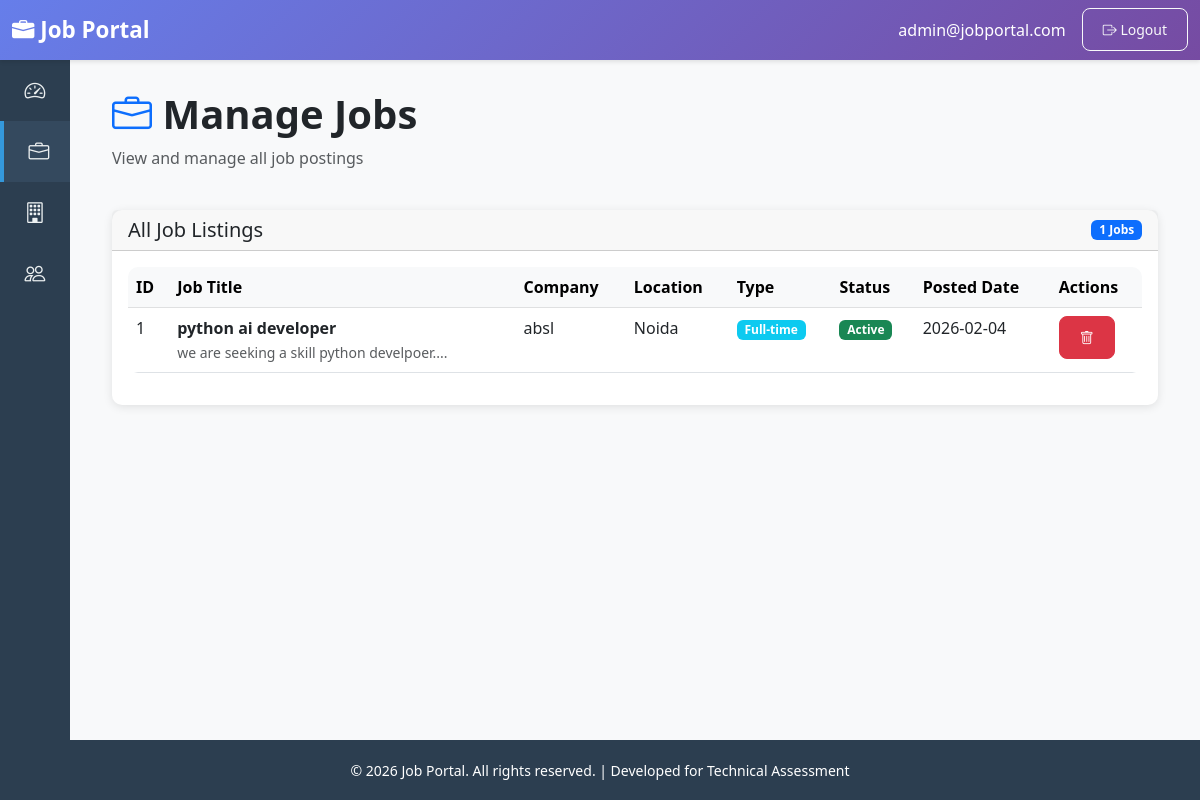
Page /admin/jobs (signed in) on the committed database.
### tables this page shows
CREATE TABLE jobs (
            id INTEGER PRIMARY KEY AUTOINCREMENT,
            employer_id INTEGER NOT NULL,
            title TEXT NOT NULL,
            description TEXT NOT NULL,
            requirements TEXT,
            location TEXT,
            salary_range TEXT,
            job_type TEXT,
            status TEXT DEFAULT 'active' CHECK(status IN ('active', 'closed')),
            created_at TIMESTAMP DEFAULT CURRENT_TIMESTAMP,
            FOREIGN KEY (employer_id) REFERENCES employers(id) ON DELETE CASCADE
        );

CREATE TABLE employers (
            id INTEGER PRIMARY KEY AUTOINCREMENT,
            user_id INTEGER NOT NULL,
            company_name TEXT NOT NULL,
            contact_person TEXT,
            phone TEXT,
            address TEXT,
            FOREIGN KEY (user_id) REFERENCES users(id) ON DELETE CASCADE
        );

### app.py (the view)
@app.route('/admin/jobs')
@role_required('admin')
def admin_jobs():
    conn = get_db()
    jobs = conn.execute('''
        SELECT j.*, e.company_name
        FROM jobs j
        JOIN employers e ON j.employer_id = e.id
        ORDER BY j.created_at DESC
    ''').fetchall()
    conn.close()
    return render_template('admin/jobs.html', jobs=jobs)

### app.py (called while the page is built)
def get_db():
    conn = sqlite3.connect(app.config['DATABASE'])
    conn.row_factory = sqlite3.Row
    return conn

def role_required(*roles):
    def decorator(f):
        @wraps(f)
        def decorated_function(*args, **kwargs):
            if 'user_id' not in session:
                flash('Please log in to access this page.', 'warning')
                return redirect(url_for('login'))
            if session.get('role') not in roles:
                flash('You do not have permission to access this page.', 'danger')
                return redirect(url_for('dashboard'))
            return f(*args, **kwargs)
        return decorated_function
    return decorator

### templates/admin/jobs.html (shortened to what this page needs)
{% extends "base.html" %}
{% block sidebar_menu %}
<li>
    <a href="{{ url_for('admin_dashboard') }}">
        <i class="bi bi-speedometer2"></i>
    </a>
</li>
<li>
    <a href="{{ url_for('admin_jobs') }}">
        <i class="bi bi-briefcase"></i>
    </a>
</li>
<li>
    <a href="{{ url_for('admin_employers') }}">
        <i class="bi bi-building"></i>
    </a>
</li>
<li>
    <a href="{{ url_for('admin_jobseekers') }}">
        <i class="bi bi-people"></i>
    </a>
</li>
{% endblock %}
{% block content %}
<div class="container-fluid">
    <div class="row mb-4">
        <div class="col">
            <h1 class="fw-bold"><i class="bi bi-briefcase text-primary"></i> Manage Jobs</h1>
            <p class="text-muted">View and manage all job postings</p>
        </div>
    </div>
    <div class="row">
        <div class="col-12">
            <div class="card">
                <div class="card-header d-flex justify-content-between align-items-center">
                    <h5 class="mb-0">All Job Listings</h5>
                    <span class="badge bg-primary">{{ jobs|length }} Jobs</span>
                </div>
                <div class="card-body">
                    {% if jobs %}
                    <div class="table-responsive">
                        <table class="table table-hover">
                            <thead class="table-light">
                                <tr>
                                    <th>ID</th>
                                    <th>Job Title</th>
                                    <th>Company</th>
                                    <th>Location</th>
                                    <th>Type</th>
                                    <th>Status</th>
                                    <th>Posted Date</th>
                                    <th>Actions</th>
                                </tr>
                            </thead>
                            <tbody>
                                {% for job in jobs %}
                                <tr>
                                    <td>{{ job.id }}</td>
                                    <td>
                                        <strong>{{ job.title }}</strong><br>
                                        <small class="text-muted">{{ job.description[:50] }}...</small>
                                    </td>
                                    <td>{{ job.company_name }}</td>
                                    <td>{{ job.location or 'N/A' }}</td>
                                    <td>
                                        <span class="badge bg-info">{{ job.job_type or 'N/A' }}</span>
                                    </td>
                                    <td>
                                        {% if job.status == 'active' %}
                                        <span class="badge bg-success">Active</span>
                                        {% else %}
                                        <span class="badge bg-secondary">Closed</span>
                                        {% endif %}
                                    </td>
                                    <td>{{ job.created_at[:10] }}</td>
                                    <td>
                                        <button type="button" class="btn btn-sm btn-danger"
                                                onclick="confirmDelete('job', {{ job.id }}, '{{ job.title }}')">
                                            <i class="bi bi-trash"></i>
                                        </button>
                                    </td>
                                </tr>
                                {% endfor %}
                            </tbody>
                        </table>
                    </div>
                    {% else %}
                    <div class="text-center py-5">
                        <i class="bi bi-inbox fs-1 text-muted"></i>
                        <p class="text-muted mt-3">No jobs found.</p>
                    </div>
                    {% endif %}
                </div>
            </div>
        </div>
    </div>
</div>
{% endblock %}

### templates/base.html (style rules this page uses)
:root { --sidebar-width: 250px; --sidebar-collapsed-width: 70px; --header-height: 60px; --footer-height: 60px; }
body { font-family: 'Segoe UI', Tahoma, Geneva, Verdana, sans-serif; min-height: 100vh; display: flex; flex-direction: column; }
.sidebar-menu li { position: relative; }
.sidebar-menu a { display: flex; align-items: center; padding: 15px 20px; color: #ecf0f1; text-decoration: none; transition: all 0.3s; white-space: nowrap; }
.sidebar-menu a:hover, .sidebar-menu a.active { background: #34495e; border-left: 4px solid #3498db; }
.sidebar-menu i { font-size: 1.3rem; min-width: 30px; text-align: center; }
.card { border: none; border-radius: 10px; box-shadow: 0 2px 10px rgba(0,0,0,0.1); transition: transform 0.3s, box-shadow 0.3s; }
.btn { border-radius: 8px; padding: 10px 20px; font-weight: 500; transition: all 0.3s; }
.table { background: white; border-radius: 10px; overflow: hidden; }

### rows in the picture
jobs: id "1", title "python ai developer", description "we are seeking a skill python develpoer.", company_name "absl", location "Noida", job_type "Full-time", status "Active", created_at "2026-02-04"

### other values in the picture
{{ session.email }} "admin@jobportal.com"
{{ jobs|length }} "1"
